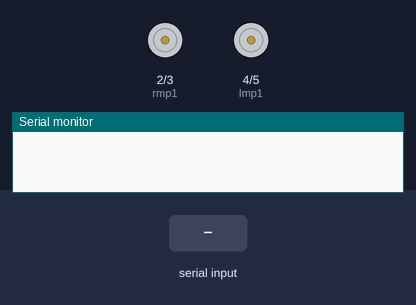
Bench run of a sketch on a simulated Arduino Uno, built with avr-gcc and run on an emulated ATmega328P. On the bench: motor-driver pin pairs drawn as motors (green arrow = first pin HIGH = forward, orange = second pin HIGH = backward, longer = more drive), the last lines printed to the serial monitor. Inputs (shaded band) come from the test bench.

Above: at 1.2 s.
1.3 s: "F" received over Serial
At 1.7 s:
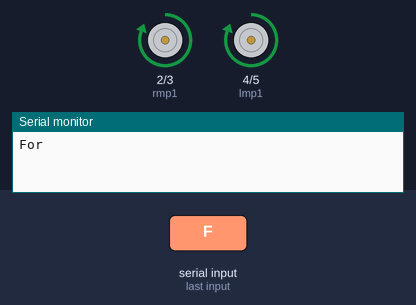
3.3 s: "B" received over Serial
At 3.6 s:
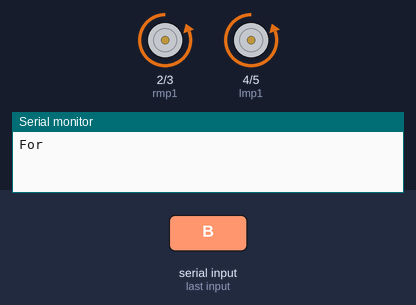
5.3 s: "L" received over Serial
At 5.7 s:
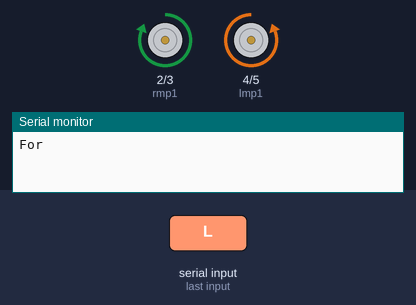
7.3 s: "R" received over Serial
At 7.7 s:
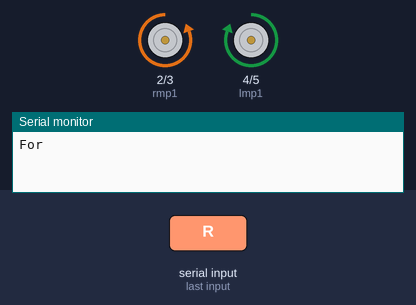
Timing chart, 0 to 10.3 s (numbered marks = the images above; inputs shaded):
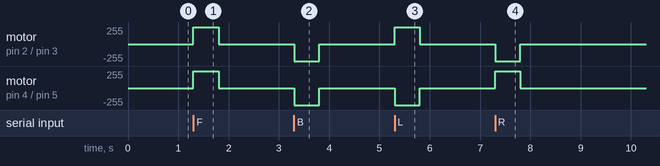

Measured:
- after the input at 1.3 s, motor on pin 2 (rmp1) / pin 3 (rmp2), motor on pin 4 (lmp1) / pin 5 (lmp2): stopped → forward 255/255 at once, → stopped 0.50 s later
- after the input at 3.3 s, motor on pin 2 (rmp1) / pin 3 (rmp2), motor on pin 4 (lmp1) / pin 5 (lmp2): stopped → backward 255/255 at once, → stopped 0.50 s later
- after the input at 5.3 s, motor on pin 2 (rmp1) / pin 3 (rmp2): stopped → forward 255/255 at once, → stopped 0.50 s later; motor on pin 4 (lmp1) / pin 5 (lmp2): stopped → backward 255/255 at once, → stopped 0.50 s later
- after the input at 7.3 s, motor on pin 2 (rmp1) / pin 3 (rmp2): stopped → backward 255/255 at once, → stopped 0.50 s later; motor on pin 4 (lmp1) / pin 5 (lmp2): stopped → forward 255/255 at once, → stopped 0.50 s later

The sketch:

Test_Car.ino
```cpp
int lmp1=4, lmp2=5, rmp1=2, rmp2=3;
char incomingData;
#include "function.h"
void setup() {
  Serial.begin(9600);
  pinMode(2,OUTPUT);
  pinMode(3,OUTPUT);
  pinMode(4,OUTPUT);
  pinMode(5,OUTPUT);

}

void loop() {
  if(Serial.available()>0){
    incomingData = Serial.read();
    if(incomingData == 'F'){
      Serial.print("For");
      goForward();
      delay(500);
      stopCar();
    }
    else if(incomingData == 'B'){
      goBackward();
      delay(500);
      stopCar();
    }
    else if(incomingData == 'L'){
      leftTurn();
      delay(500);
      stopCar();
    }
    else if(incomingData == 'R'){
      rightTurn();
      delay(500);
      stopCar();
    }
    else if(incomingData == 'X'){;
      stopCar();
    }
    else if(incomingData == 'Y'){
      stopCar();
    }

  }


}
```

function.h
```cpp
//Motor Control Functions
void goForward(){
    digitalWrite(rmp1,HIGH);
    digitalWrite(rmp2,LOW);
    digitalWrite(lmp1,HIGH);
    digitalWrite(lmp2,LOW);
}
void goBackward(){
    digitalWrite(rmp1,LOW);
    digitalWrite(rmp2,HIGH);
    digitalWrite(lmp1,LOW);
    digitalWrite(lmp2,HIGH);
}

void leftTurn(){
    digitalWrite(rmp1,HIGH);
    digitalWrite(rmp2,LOW);
    digitalWrite(lmp1,LOW);
    digitalWrite(lmp2,HIGH);
    }

void rightTurn(){
    digitalWrite(lmp1,HIGH);
    digitalWrite(lmp2,LOW);
    digitalWrite(rmp1,LOW);
    digitalWrite(rmp2,HIGH);
}
void stopCar(){
    digitalWrite(lmp1,LOW);
    digitalWrite(lmp2,LOW);
    digitalWrite(rmp1,LOW);
    digitalWrite(rmp2,LOW);
}
```
